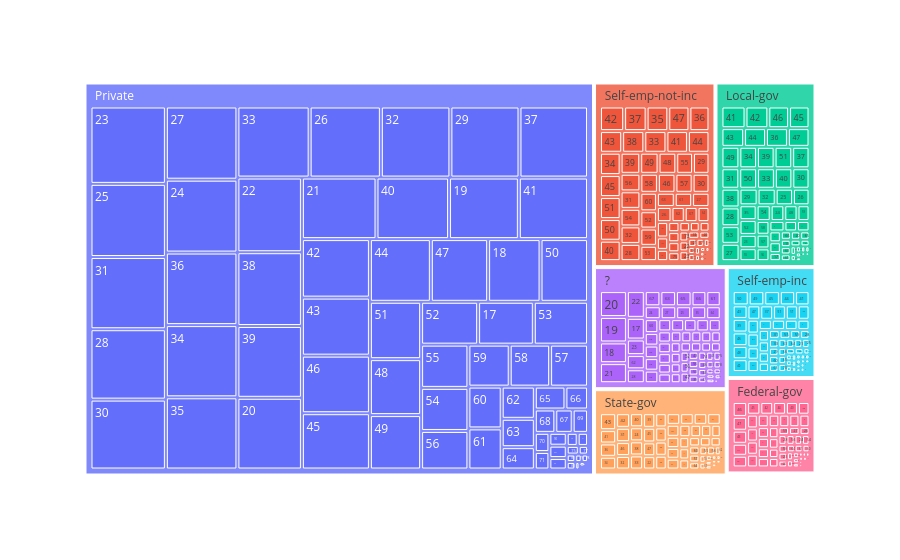

Here is the notebook cell this chart was saved with:
### Code cell
grafico = px.treemap(base_census, path=['workclass', 'age'])
grafico

### Figure 1 — Plotly figure (JSON) as saved in the notebook; plotly's stock layout.template omitted (floating-point values rounded to 4 significant figures; data arrays with more than 128 entries replaced by an {"elided": "..."} marker saying what was removed)
{"data": [{"branchvalues": "total", "domain": {"x": [0.0, 1.0], "y": [0.0, 1.0]}, "hovertemplate": "labels=%{label}<br>count=%{value}<br>parent=%{parent}<br>id=%{id}<extra></extra>", "ids": {"elided": "490 str values"}, "labels": {"elided": "490 str values"}, "name": "", "parents": {"elided": "490 str values"}, "values": {"elided": "490 int values"}, "type": "treemap"}], "layout": {"legend": {"tracegroupgap": 0}, "margin": {"t": 60}}}
